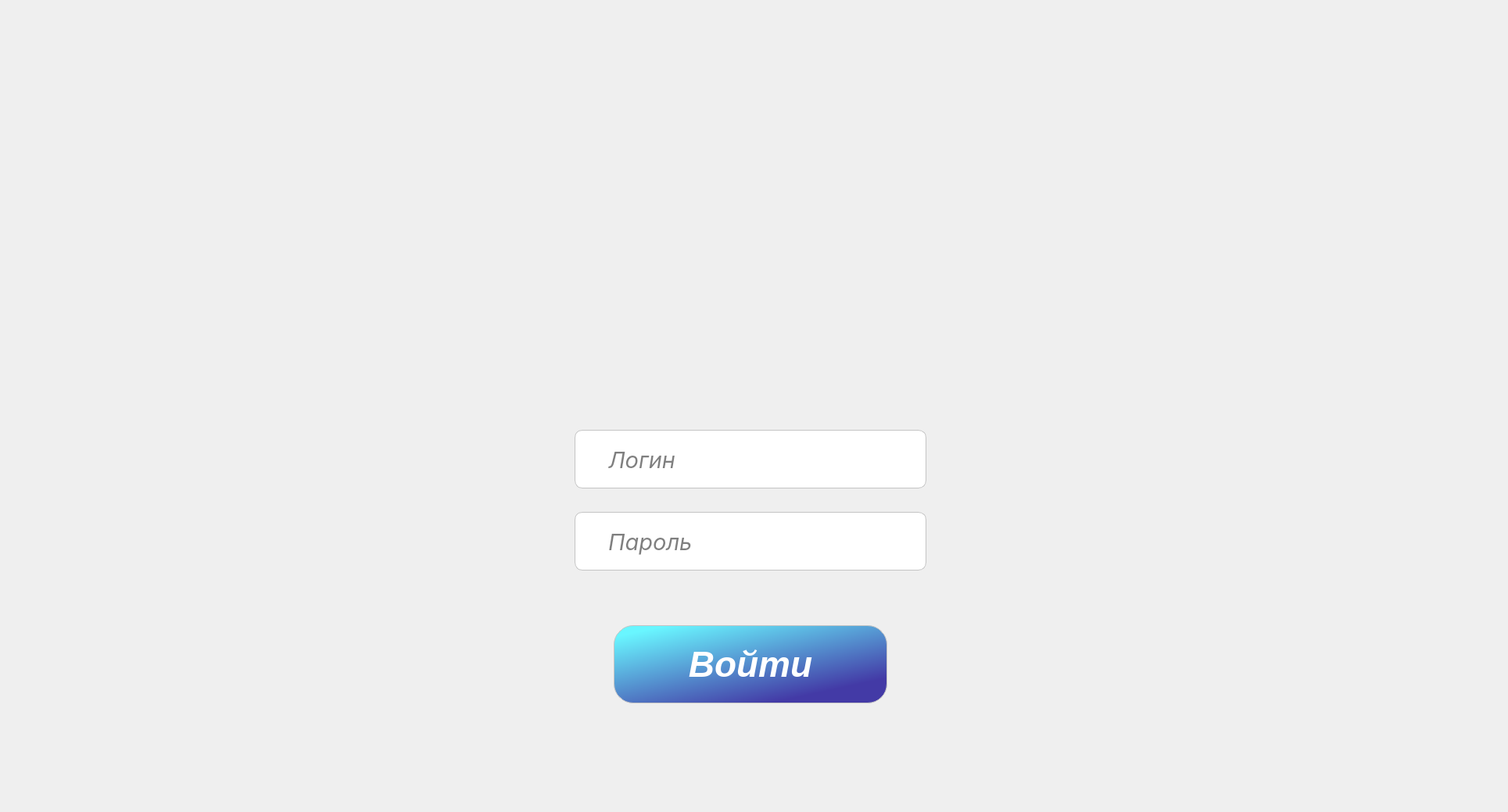
    <widget class="QWidget" name="Auntification">
     <widget class="QLabel" name="background">
      <property name="geometry">
       <rect>
        <x>0</x>
        <y>0</y>
        <width>1920</width>
        <height>850</height>
       </rect>
      </property>
      <property name="font">
       <font>
        <family>MS PGothic</family>
        <pointsize>32</pointsize>
        <weight>75</weight>
        <italic>false</italic>
        <bold>true</bold>
       </font>
      </property>
      <property name="text">
       <string/>
      </property>
      <property name="pixmap">
       <pixmap>images/Rectangle 1.svg</pixmap>
      </property>
     </widget>
     <widget class="QLabel" name="frameOfLogo">
      <property name="geometry">
       <rect>
        <x>735</x>
        <y>50</y>
        <width>450</width>
        <height>450</height>
       </rect>
      </property>
      <property name="text">
       <string/>
      </property>
      <property name="pixmap">
       <pixmap>images/Rectangle 18.svg</pixmap>
      </property>
     </widget>
     <widget class="QPushButton" name="OutorIn">
      <property name="geometry">
       <rect>
        <x>785</x>
        <y>800</y>
        <width>350</width>
        <height>100</height>
       </rect>
      </property>
      <property name="cursor">
       <cursorShape>PointingHandCursor</cursorShape>
      </property>
      <property name="styleSheet">
       <string notr="true">QPushButton {
position: absolute;
width: 350px;
height: 100px;
left: 785px;
top: 800px;

position: absolute;
width: 136px;
height: 55px;
left: 892px;
top: 823px;

font-family: 'SF Pro Display';
font-style: italic;
font-weight: 600;
font-size: 46px;
line-height: 55px;
/* identical to box height */

display: flex;
align-items: center;
text-align: center;
letter-spacing: 0.03em;

color: #FFFFFF;

background:qlineargradient(spread:pad, x1:0.169, y1:0.0180455, x2:0.791, y2:0.836, stop:0 rgba(105, 246, 255, 255), stop:1 rgba(67, 58, 166, 255));
border: 1px solid #C4C4C4;
box-sizing: border-box;
border-radius: 25px;
}

QPushButton:pressed{
    background-color:qlineargradient(spread:pad, x1:1, y1:0.478, x2:0, y2:0.466, stop:0 rgba(67, 58, 166, 255), stop:1 rgba(67, 58, 166, 255)); 
}</string>
      </property>
      <property name="text">
       <string>Войти</string>
      </property>
     </widget>
     <widget class="QLabel" name="Question">
      <property name="geometry">
       <rect>
        <x>150</x>
        <y>1001</y>
        <width>246</width>
        <height>29</height>
       </rect>
      </property>
      <property name="text">
       <string/>
      </property>
      <property name="pixmap">
       <pixmap>images/У вас ещё нет аккаунта_.svg</pixmap>
      </property>
     </widget>
     <widget class="QLineEdit" name="Login">
      <property name="geometry">
       <rect>
        <x>735</x>
        <y>550</y>
        <width>450</width>
        <height>75</height>
       </rect>
      </property>
      <property name="font">
       <font>
        <family>SF Pro Display</family>
        <pointsize>22</pointsize>
        <weight>50</weight>
        <italic>true</italic>
        <bold>false</bold>
        <strikeout>false</strikeout>
        <kerning>false</kerning>
       </font>
      </property>
      <property name="acceptDrops">
       <bool>true</bool>
      </property>
      <property name="toolTipDuration">
       <number>3</number>
      </property>
      <property name="autoFillBackground">
       <bool>false</bool>
      </property>
      <property name="styleSheet">
       <string notr="true">QLineEdit {
position: absolute;
width: 450px;
height: 75px;
left: 735px;
top: 550px;
padding-left: 40px;
padding-right: 80px;

background: #FFFFFF;
border: 1px solid #C4C4C4;
box-sizing: border-box;
border-radius: 10px;
}</string>
      </property>
      <property name="text">
       <string/>
      </property>
      <property name="cursorPosition">
       <number>0</number>
      </property>
      <property name="placeholderText">
       <string>Логин</string>
      </property>
      <property name="cursorMoveStyle">
       <enum>Qt::LogicalMoveStyle</enum>
      </property>
     </widget>
     <widget class="QLabel" name="Lock">
      <property name="geometry">
       <rect>
        <x>1115</x>
        <y>672</y>
        <width>40</width>
        <height>40</height>
       </rect>
      </property>
      <property name="styleSheet">
       <string notr="true"/>
      </property>
      <property name="text">
       <string/>
      </property>
      <property name="pixmap">
       <pixmap>images/image 5.png</pixmap>
      </property>
     </widget>
     <widget class="QLabel" name="Logo">
      <property name="geometry">
       <rect>
        <x>835</x>
        <y>75</y>
        <width>250</width>
        <height>250</height>
       </rect>
      </property>
      <property name="text">
       <string/>
      </property>
      <property name="pixmap">
       <pixmap>images/image 1.png</pixmap>
      </property>
     </widget>
     <widget class="QLabel" name="Letter">
      <property name="geometry">
       <rect>
        <x>1115</x>
        <y>567</y>
        <width>40</width>
        <height>40</height>
       </rect>
      </property>
      <property name="styleSheet">
       <string notr="true"/>
      </property>
      <property name="text">
       <string/>
      </property>
      <property name="pixmap">
       <pixmap>images/image 7.png</pixmap>
      </property>
     </widget>
     <widget class="QLineEdit" name="Password">
      <property name="geometry">
       <rect>
        <x>735</x>
        <y>655</y>
        <width>450</width>
        <height>75</height>
       </rect>
      </property>
      <property name="font">
       <font>
        <family>SF Pro Display</family>
        <pointsize>22</pointsize>
        <weight>50</weight>
        <italic>true</italic>
        <bold>false</bold>
       </font>
      </property>
      <property name="toolTipDuration">
       <number>3</number>
      </property>
      <property name="styleSheet">
       <string notr="true">QLineEdit {
position: absolute;
width: 450px;
height: 75px;
left: 735px;
top: 550px;
padding-left: 40px;
padding-right: 80px;


background: #FFFFFF;
border: 1px solid #C4C4C4;
box-sizing: border-box;
border-radius: 10px;
}</string>
      </property>
      <property name="text">
       <string/>
      </property>
      <property name="echoMode">
       <enum>QLineEdit::Password</enum>
      </property>
      <property name="placeholderText">
       <string>Пароль</string>
      </property>
     </widget>
     <widget class="QLabel" name="TextUnderLogo">
      <property name="geometry">
       <rect>
        <x>810</x>
        <y>355</y>
        <width>299</width>
        <height>114</height>
       </rect>
      </property>
      <property name="text">
       <string/>
      </property>
      <property name="pixmap">
       <pixmap>images/Нейронная сеть.svg</pixmap>
      </property>
     </widget>
     <widget class="QPushButton" name="ExitAuntification">
      <property name="geometry">
       <rect>
        <x>1860</x>
        <y>20</y>
        <width>40</width>
        <height>40</height>
       </rect>
      </property>
      <property name="cursor">
       <cursorShape>PointingHandCursor</cursorShape>
      </property>
      <property name="styleSheet">
       <string notr="true">QPushButton{
border-radius: 1px
}</string>
      </property>
      <property name="text">
       <string/>
      </property>
      <property name="icon">
       <iconset>
        <normaloff>images/cross-svgrepo-com.svg</normaloff>images/cross-svgrepo-com.svg</iconset>
      </property>
      <property name="iconSize">
       <size>
        <width>40</width>
        <height>40</height>
       </size>
      </property>
      <property name="flat">
       <bool>true</bool>
      </property>
     </widget>
     <widget class="QPushButton" name="RegistrationButton">
      <property name="geometry">
       <rect>
        <x>450</x>
        <y>992</y>
        <width>272</width>
        <height>38</height>
       </rect>
      </property>
      <property name="cursor">
       <cursorShape>PointingHandCursor</cursorShape>
      </property>
      <property name="styleSheet">
       <string notr="true">QPushButton{
border-radius: 1px
}</string>
      </property>
      <property name="text">
       <string/>
      </property>
      <property name="icon">
       <iconset>
        <normaloff>images/Зарегистрируйтесь.svg</normaloff>images/Зарегистрируйтесь.svg</iconset>
      </property>
      <property name="iconSize">
       <size>
        <width>272</width>
        <height>38</height>
       </size>
      </property>
      <property name="flat">
       <bool>true</bool>
      </property>
     </widget>
     <widget class="QStackedWidget" name="stackedWidget_2">
      <property name="geometry">
       <rect>
        <x>786</x>
        <y>744</y>
        <width>352</width>
        <height>24</height>
       </rect>
      </property>
      <property name="autoFillBackground">
       <bool>false</bool>
      </property>
      <widget class="QWidget" name="CurrentLogin"/>
      <widget class="QWidget" name="WrongLogin">
       <widget class="QLabel" name="WrongLoginText">
        <property name="geometry">
         <rect>
          <x>0</x>
          <y>0</y>
          <width>351</width>
          <height>21</height>
         </rect>
        </property>
        <property name="text">
         <string/>
        </property>
        <property name="pixmap">
         <pixmap>images/Wrong.svg</pixmap>
        </property>
       </widget>
      </widget>
     </widget>
     <zorder>background</zorder>
     <zorder>frameOfLogo</zorder>
     <zorder>OutorIn</zorder>
     <zorder>Question</zorder>
     <zorder>Login</zorder>
     <zorder>Logo</zorder>
     <zorder>Letter</zorder>
     <zorder>Password</zorder>
     <zorder>TextUnderLogo</zorder>
     <zorder>Lock</zorder>
     <zorder>ExitAuntification</zorder>
     <zorder>RegistrationButton</zorder>
     <zorder>stackedWidget_2</zorder>
    </widget>
